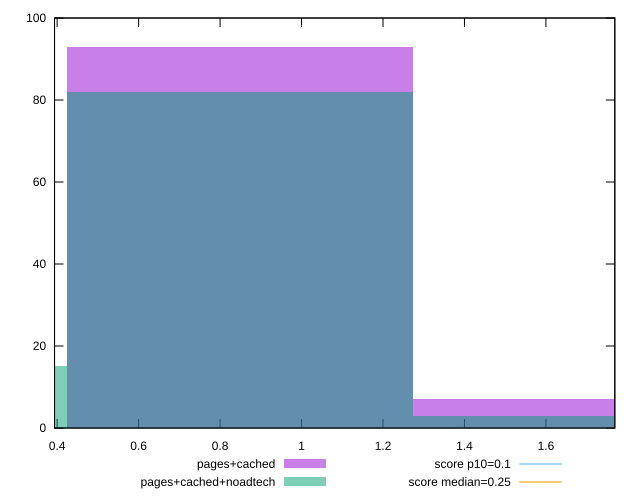

This figure's gnuplot source:
reset

$pagesCached <<EOF
0.8482929793235447 93
1.6965859586470895 7
EOF

$pagesCachedNoadtech <<EOF
0.8482929793235447 82
1.6965859586470895 3
0 15
EOF

set key outside below
set boxwidth 0.8482929793235447
set xrange [0.39359130859374997:1.7691195678710938]
set yrange [0:100]
set trange [0:100]
set style fill transparent solid 0.5 noborder

set parametric
set terminal svg size 640, 500 enhanced background rgb 'white'
set output "report_0_00242021-02-20T12:25:28.543Z/cumulative-layout-shift/comparison/histogram/1_vs_2.svg"

plot $pagesCached title "pages+cached" with boxes, \
     $pagesCachedNoadtech title "pages+cached+noadtech" with boxes, \
     0.1,t title "score p10=0.1", \
     0.25,t title "score median=0.25"

reset
